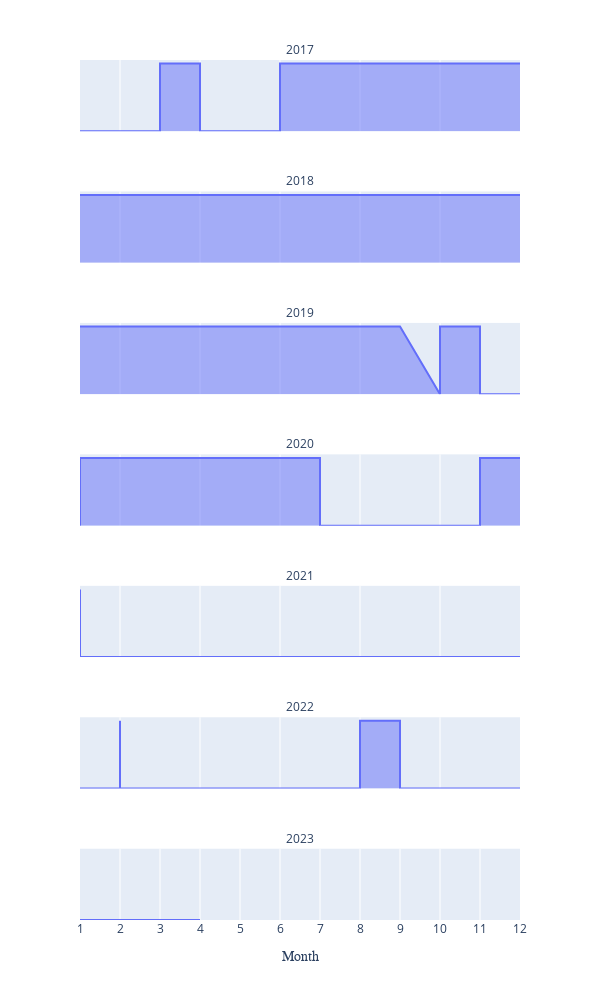

This figure's notebook cell:
### Code cell
# Plot Scatter plot by years
fig = px.area(d, x='Month', y="shortage_day", facet_col="Year", facet_col_wrap=1,
              width=600, height=1000)
fig.update_yaxes(title='Shortage Yes/No', visible=False, showticklabels=False)
fig.for_each_annotation(lambda a: a.update(text=a.text.split("=")[-1]))
fig.update_xaxes(title_font_family="Arial Narrow")
fig.update_layout(
   xaxis = dict(
      tickmode = 'linear',
      tick0 = 0,
      dtick = 1
   )
)
fig.show()

### Figure 1 — Plotly figure (JSON) as saved in the notebook; plotly's stock layout.template omitted (floating-point values rounded to 4 significant figures; data arrays with more than 128 entries replaced by an {"elided": "..."} marker saying what was removed)
{"data": [{"fillpattern": {"shape": ""}, "hovertemplate": "Year=2017<br>Month=%{x}<br>shortage_day=%{y}<extra></extra>", "legendgroup": "", "line": {"color": "#636efa"}, "marker": {"symbol": "circle"}, "mode": "lines", "name": "", "orientation": "v", "showlegend": false, "stackgroup": "1", "type": "scatter", "x": {"elided": "365 int values"}, "xaxis": "x7", "y": {"elided": "365 int values"}, "yaxis": "y7"}, {"fillpattern": {"shape": ""}, "hovertemplate": "Year=2018<br>Month=%{x}<br>shortage_day=%{y}<extra></extra>", "legendgroup": "", "line": {"color": "#636efa"}, "marker": {"symbol": "circle"}, "mode": "lines", "name": "", "orientation": "v", "showlegend": false, "stackgroup": "1", "type": "scatter", "x": {"elided": "365 int values"}, "xaxis": "x6", "y": {"elided": "365 int values"}, "yaxis": "y6"}, {"fillpattern": {"shape": ""}, "hovertemplate": "Year=2019<br>Month=%{x}<br>shortage_day=%{y}<extra></extra>", "legendgroup": "", "line": {"color": "#636efa"}, "marker": {"symbol": "circle"}, "mode": "lines", "name": "", "orientation": "v", "showlegend": false, "stackgroup": "1", "type": "scatter", "x": {"elided": "365 int values"}, "xaxis": "x5", "y": {"elided": "365 int values"}, "yaxis": "y5"}, {"fillpattern": {"shape": ""}, "hovertemplate": "Year=2020<br>Month=%{x}<br>shortage_day=%{y}<extra></extra>", "legendgroup": "", "line": {"color": "#636efa"}, "marker": {"symbol": "circle"}, "mode": "lines", "name": "", "orientation": "v", "showlegend": false, "stackgroup": "1", "type": "scatter", "x": {"elided": "366 int values"}, "xaxis": "x4", "y": {"elided": "366 int values"}, "yaxis": "y4"}, {"fillpattern": {"shape": ""}, "hovertemplate": "Year=2021<br>Month=%{x}<br>shortage_day=%{y}<extra></extra>", "legendgroup": "", "line": {"color": "#636efa"}, "marker": {"symbol": "circle"}, "mode": "lines", "name": "", "orientation": "v", "showlegend": false, "stackgroup": "1", "type": "scatter", "x": {"elided": "365 int values"}, "xaxis": "x3", "y": {"elided": "365 int values"}, "yaxis": "y3"}, {"fillpattern": {"shape": ""}, "hovertemplate": "Year=2022<br>Month=%{x}<br>shortage_day=%{y}<extra></extra>", "legendgroup": "", "line": {"color": "#636efa"}, "marker": {"symbol": "circle"}, "mode": "lines", "name": "", "orientation": "v", "showlegend": false, "stackgroup": "1", "type": "scatter", "x": {"elided": "365 int values"}, "xaxis": "x2", "y": {"elided": "365 int values"}, "yaxis": "y2"}, {"fillpattern": {"shape": ""}, "hovertemplate": "Year=2023<br>Month=%{x}<br>shortage_day=%{y}<extra></extra>", "legendgroup": "", "line": {"color": "#636efa"}, "marker": {"symbol": "circle"}, "mode": "lines", "name": "", "orientation": "v", "showlegend": false, "stackgroup": "1", "type": "scatter", "x": [1, 1, 1, 1, 1, 1, 1, 1, 1, 1, 1, 1, 1, 1, 1, 1, 1, 1, 1, 1, 1, 1, 1, 1, 1, 1, 1, 1, 1, 1, 1, 2, 2, 2, 2, 2, 2, 2, 2, 2, 2, 2, 2, 2, 2, 2, 2, 2, 2, 2, 2, 2, 2, 2, 2, 2, 2, 2, 2, 3, 3, 3, 3, 3, 3, 3, 3, 3, 3, 3, 3, 3, 3, 3, 3, 3, 3, 3, 3, 3, 3, 3, 3, 3, 3, 3, 3, 3, 3, 3, 4, 4, 4, 4, 4, 4, 4, 4, 4, 4, 4, 4, 4, 4, 4], "xaxis": "x", "y": [0, 0, 0, 0, 0, 0, 0, 0, 0, 0, 0, 0, 0, 0, 0, 0, 0, 0, 0, 0, 0, 0, 0, 0, 0, 0, 0, 0, 0, 0, 0, 0, 0, 0, 0, 0, 0, 0, 0, 0, 0, 0, 0, 0, 0, 0, 0, 0, 0, 0, 0, 0, 0, 0, 0, 0, 0, 0, 0, 0, 0, 0, 0, 0, 0, 0, 0, 0, 0, 0, 0, 0, 0, 0, 0, 0, 0, 0, 0, 0, 0, 0, 0, 0, 0, 0, 0, 0, 0, 0, 0, 0, 0, 0, 0, 0, 0, 0, 0, 0, 0, 0, 0, 0, 0], "yaxis": "y"}], "layout": {"annotations": [{"font": {}, "showarrow": false, "text": "2023", "x": 0.5, "xanchor": "center", "xref": "paper", "y": 0.08286, "yanchor": "bottom", "yref": "paper"}, {"font": {}, "showarrow": false, "text": "2022", "x": 0.5, "xanchor": "center", "xref": "paper", "y": 0.2357, "yanchor": "bottom", "yref": "paper"}, {"font": {}, "showarrow": false, "text": "2021", "x": 0.5, "xanchor": "center", "xref": "paper", "y": 0.3886, "yanchor": "bottom", "yref": "paper"}, {"font": {}, "showarrow": false, "text": "2020", "x": 0.5, "xanchor": "center", "xref": "paper", "y": 0.5414, "yanchor": "bottom", "yref": "paper"}, {"font": {}, "showarrow": false, "text": "2019", "x": 0.5, "xanchor": "center", "xref": "paper", "y": 0.6943, "yanchor": "bottom", "yref": "paper"}, {"font": {}, "showarrow": false, "text": "2018", "x": 0.5, "xanchor": "center", "xref": "paper", "y": 0.8471, "yanchor": "bottom", "yref": "paper"}, {"font": {}, "showarrow": false, "text": "2017", "x": 0.5, "xanchor": "center", "xref": "paper", "y": 1, "yanchor": "bottom", "yref": "paper"}], "height": 1000, "legend": {"tracegroupgap": 0}, "margin": {"t": 60}, "width": 600, "xaxis": {"anchor": "y", "domain": [0, 1], "dtick": 1, "tick0": 0, "tickmode": "linear", "title": {"font": {"family": "Arial Narrow"}, "text": "Month"}}, "xaxis2": {"anchor": "y2", "domain": [0, 1], "matches": "x", "showticklabels": false, "title": {"font": {"family": "Arial Narrow"}}}, "xaxis3": {"anchor": "y3", "domain": [0, 1], "matches": "x", "showticklabels": false, "title": {"font": {"family": "Arial Narrow"}}}, "xaxis4": {"anchor": "y4", "domain": [0, 1], "matches": "x", "showticklabels": false, "title": {"font": {"family": "Arial Narrow"}}}, "xaxis5": {"anchor": "y5", "domain": [0, 1], "matches": "x", "showticklabels": false, "title": {"font": {"family": "Arial Narrow"}}}, "xaxis6": {"anchor": "y6", "domain": [0, 1], "matches": "x", "showticklabels": false, "title": {"font": {"family": "Arial Narrow"}}}, "xaxis7": {"anchor": "y7", "domain": [0, 1], "matches": "x", "showticklabels": false, "title": {"font": {"family": "Arial Narrow"}}}, "yaxis": {"anchor": "x", "domain": [0, 0.08286], "showticklabels": false, "title": {"text": "Shortage Yes/No"}, "visible": false}, "yaxis2": {"anchor": "x2", "domain": [0.1529, 0.2357], "matches": "y", "showticklabels": false, "title": {"text": "Shortage Yes/No"}, "visible": false}, "yaxis3": {"anchor": "x3", "domain": [0.3057, 0.3886], "matches": "y", "showticklabels": false, "title": {"text": "Shortage Yes/No"}, "visible": false}, "yaxis4": {"anchor": "x4", "domain": [0.4586, 0.5414], "matches": "y", "showticklabels": false, "title": {"text": "Shortage Yes/No"}, "visible": false}, "yaxis5": {"anchor": "x5", "domain": [0.6114, 0.6943], "matches": "y", "showticklabels": false, "title": {"text": "Shortage Yes/No"}, "visible": false}, "yaxis6": {"anchor": "x6", "domain": [0.7643, 0.8471], "matches": "y", "showticklabels": false, "title": {"text": "Shortage Yes/No"}, "visible": false}, "yaxis7": {"anchor": "x7", "domain": [0.9171, 1], "matches": "y", "showticklabels": false, "title": {"text": "Shortage Yes/No"}, "visible": false}}}
